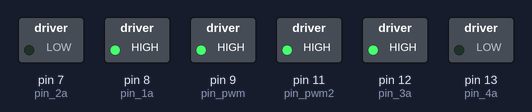
A sketch run on a simulated Arduino Uno, built with avr-gcc and run on an emulated ATmega328P. On the bench: switched loads named in the sketch (green lamp = pin HIGH).

Above: at 0.1 s.
Timing chart, 0 to 1.6 s (numbered marks = the images above):
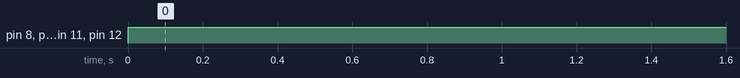

The sketch:

DCmotors.ino
```cpp
const int pin_pwm = 9;
const int pin_1a =  8;
const int pin_2a = 7;

const int pin_pwm2 = 11;
const int pin_3a =  12;
const int pin_4a = 13;

void setup()
{
pinMode(pin_pwm, OUTPUT);
pinMode(pin_1a, OUTPUT);
pinMode(pin_2a, OUTPUT);
pinMode(pin_pwm2, OUTPUT);
pinMode(pin_3a, OUTPUT);
pinMode(pin_4a, OUTPUT);
}

void loop()
{
  //both spinning with same direction and same speed
 digitalWrite(pin_1a,HIGH);
 digitalWrite(pin_2a,LOW);
 analogWrite(pin_pwm, 255);
  //second motor
   digitalWrite(pin_3a,HIGH);
 digitalWrite(pin_4a,LOW);
  analogWrite(pin_pwm2, 255);


  delay(5000);
}
```

Measured:
- by itself, pin 8 (pin_1a), pin 9 (pin_pwm), pin 11 (pin_pwm2), pin 12 (pin_3a): LOW → HIGH at 0.00 s
